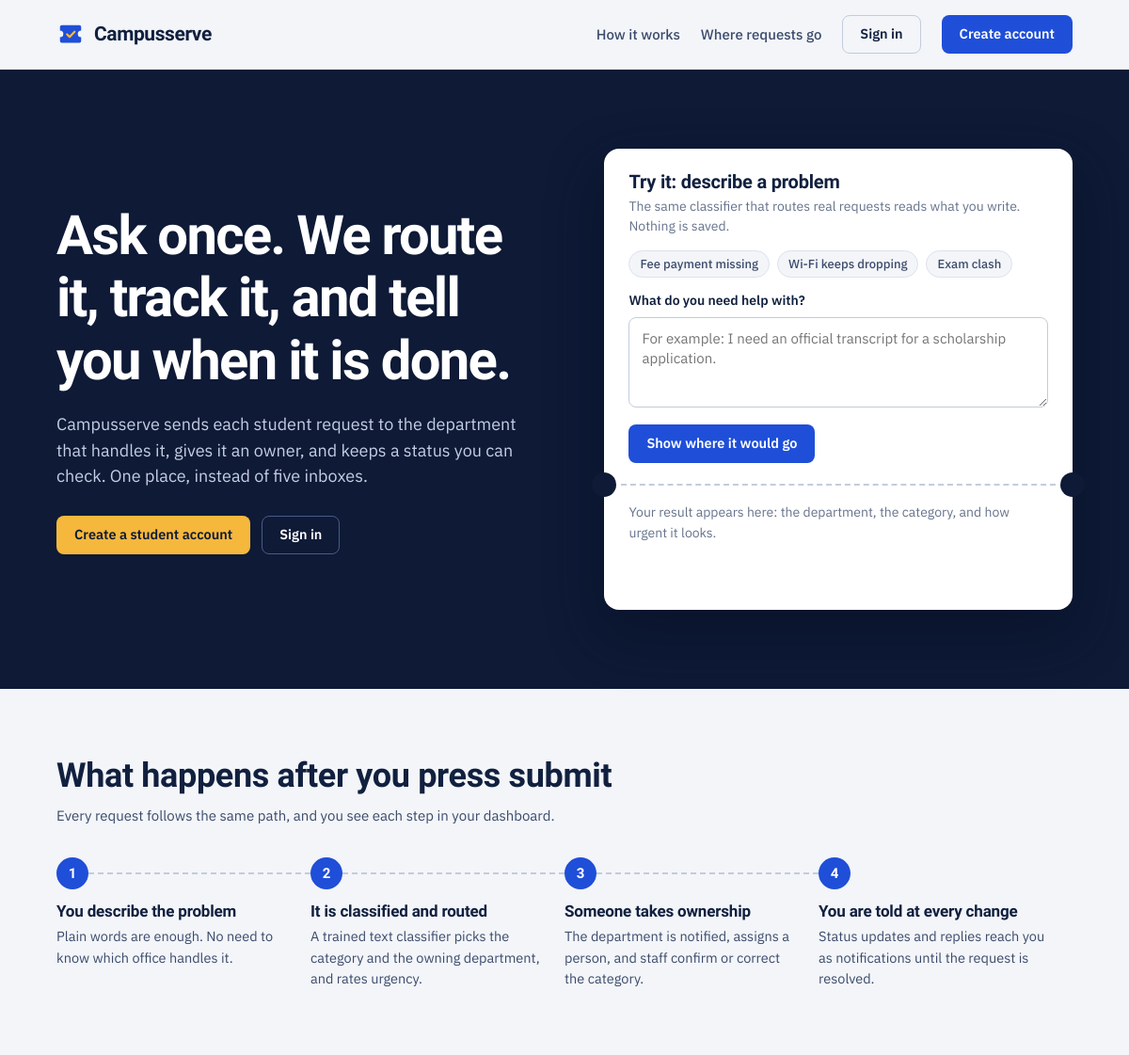
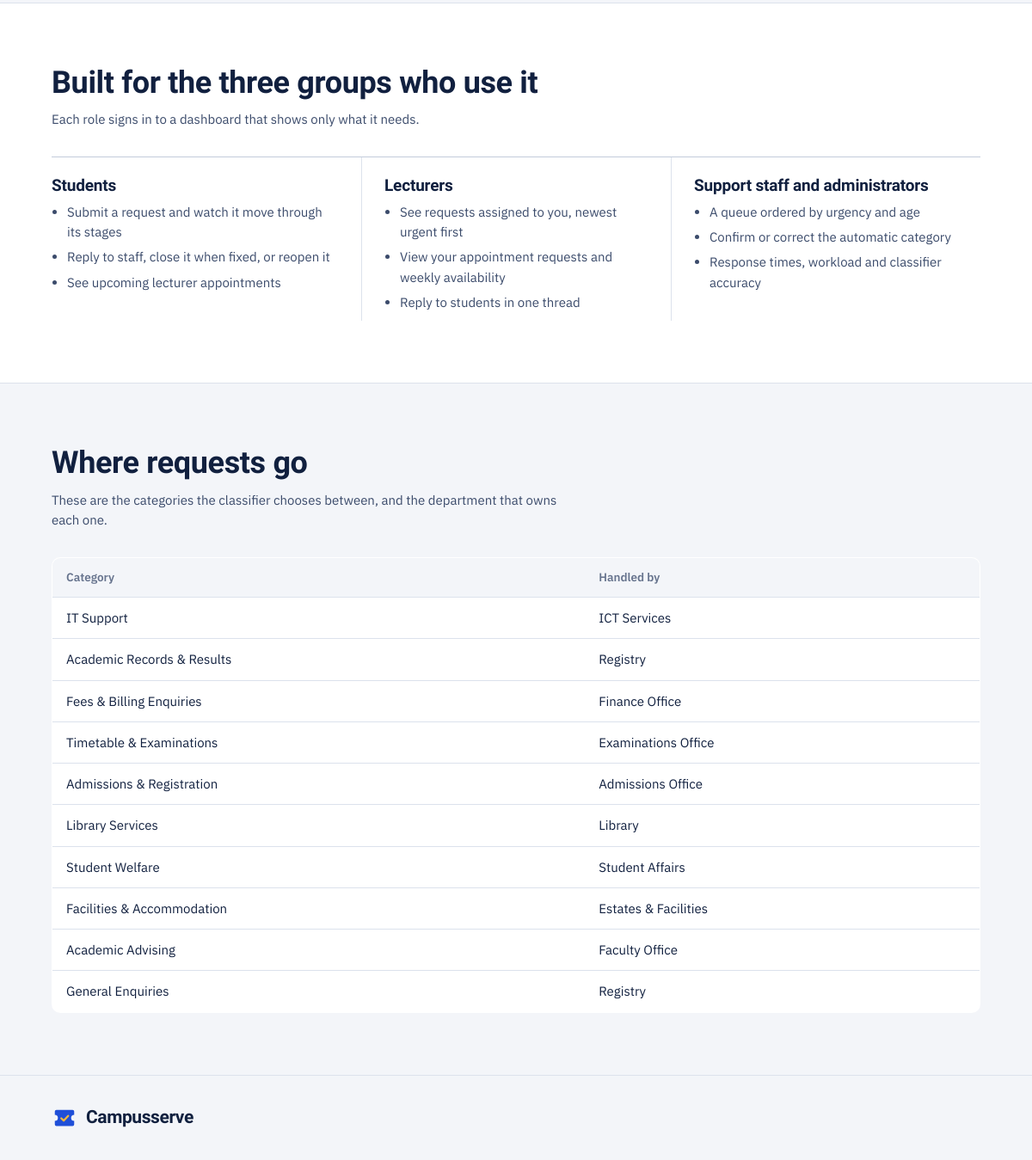
The page / on the database its author committed (2 pictures, top to bottom).
### tables this page shows
CREATE TABLE categories (
    id             INT UNSIGNED AUTO_INCREMENT PRIMARY KEY,
    name           VARCHAR(100) NOT NULL UNIQUE COMMENT 'must match the labels the ML model predicts',
    department_id  INT UNSIGNED NOT NULL COMMENT 'default routing target',
    description    VARCHAR(255) NULL,
    CONSTRAINT fk_cat_dept FOREIGN KEY (department_id) REFERENCES departments(id)
);

CREATE TABLE departments (
    id          INT UNSIGNED AUTO_INCREMENT PRIMARY KEY,
    name        VARCHAR(100) NOT NULL UNIQUE,
    code        VARCHAR(10)  NOT NULL UNIQUE,
    email       VARCHAR(150) NULL
);

### core/View.php (called while the page is built, shortened)
<?php
class View
{
    public static function render(string $view, array $data = [], string $layout = 'layouts/main'): void
    {
        $file = BASE_PATH . "/app/views/$view.php";
        extract($data, EXTR_SKIP);
        require $file;
    }
}

### core/Controller.php (called while the page is built, shortened)
<?php
abstract class Controller
{
    protected function render(string $view, array $data = [], string $layout = 'layouts/main'): void
    {
        View::render($view, $data, $layout);
    }
}

### app/controllers/HomeController.php (called while the page is built)
<?php
class HomeController extends Controller
{
    public function indexAction(): void
    {
        $this->render('home/landing', [
            'title' => 'Campusserve: student support that keeps track',
            'routing' => Ticket::categories(),
            'user' => Auth::user(),
        ], 'layouts/public');
    }
}

### core/App.php (called while the page is built, shortened)
<?php
class App
{
    private static array $config = [];
    public static function boot(): void
    {
        self::$config = require BASE_PATH . '/config/config.php';
        date_default_timezone_set(self::$config['timezone']);
        require_once BASE_PATH . '/core/helpers.php';
    }
    public static function config(?string $key = null)
    {
        return $key === null ? self::$config : (self::$config[$key] ?? null);
    }
    public static function dispatch(): void
    {
        $route = $_GET['r'] ?? 'home/index';
        if (!is_string($route) || !preg_match('#^([a-z]+)/([a-z]+)$#', $route, $m)) { self::notFound(); }
        $action = $m[2] . 'Action';
        try {
            (new $class())->$action();
        } catch (PDOException $e) {
            error_log('Campusserve DB error: ' . $e->getMessage());
            http_response_code(500);
            View::render('errors/500', ['title' => 'Database unavailable'], 'layouts/plain');
        }
    }
}

### index.php (called while the page is built, shortened)
<?php
require BASE_PATH . '/core/App.php';
App::dispatch();

### core/helpers.php (called while the page is built, shortened)
<?php
function e($v): string { return htmlspecialchars((string) $v, ENT_QUOTES | ENT_SUBSTITUTE, 'UTF-8'); }
function base_path_url(): string
{
    $dir = rtrim(str_replace('\\', '/', dirname($_SERVER['SCRIPT_NAME'] ?? '')), '/');
    return $dir;
}
function url(string $route = 'home/index', array $params = []): string
{
    $q = ['r' => $route] + $params;
    return base_path_url() . '/index.php?' . http_build_query($q);
}

### core/Database.php (called while the page is built, shortened)
<?php
class Database
{
    private static ?PDO $pdo = null;
    public static function pdo(): PDO
    {
        if (self::$pdo === null) {
            $c = App::config('db');
            $dsn = "mysql:host={$c['host']};port={$c['port']};dbname={$c['name']};charset={$c['charset']}";
            self::$pdo = new PDO($dsn, $c['user'], $c['pass'], [
                PDO::ATTR_ERRMODE            => PDO::ERRMODE_EXCEPTION,
                PDO::ATTR_DEFAULT_FETCH_MODE => PDO::FETCH_ASSOC,
                PDO::ATTR_EMULATE_PREPARES   => false,
            ]);
            self::$pdo->exec("SET time_zone = '" . date('P') . "'");
        }
        return self::$pdo;
    }
    public static function run(string $sql, array $params = []): PDOStatement
    {
        $st = self::pdo()->prepare($sql);
        $st->execute($params);
        return $st;
    }
    public static function all(string $sql, array $params = []): array   { return self::run($sql, $params)->fetchAll(); }
}

### app/models/Ticket.php (called while the page is built, shortened)
<?php
class Ticket
{
    public static function categories(): array
    {
        return Database::all('SELECT c.id, c.name, c.department_id, d.name AS department_name FROM categories c JOIN departments d ON d.id = c.department_id ORDER BY c.id');
    }
}

### app/views/home/landing.php (the view)
<section class="hero">
    <div class="hero-inner">
        <div class="hero-copy">
            <h1>Ask once. We route it, track it, and tell you when it is done.</h1>
            <p class="lede">Campusserve sends each student request to the department that handles it, gives it an owner, and keeps a status you can check. One place, instead of five inboxes.</p>
            <div class="hero-cta">
                <?php if (!empty($user)): ?>
                    <a class="btn btn-stub" href="<?= e(url('dashboard/index')) ?>">Open your dashboard</a>
                <?php else: ?>
                    <a class="btn btn-stub" href="<?= e(url('auth/register')) ?>">Create a student account</a>
                    <a class="btn btn-ghost" href="<?= e(url('auth/login')) ?>">Sign in</a>
                <?php endif; ?>
            </div>
        </div>
        <div class="ticket" aria-labelledby="demo-title">
            <div class="ticket-body">
                <h2 id="demo-title">Try it: describe a problem</h2>
                <p class="sub">The same classifier that routes real requests reads what you write. Nothing is saved.</p>
                <div class="chips">
                    <button type="button" class="chip-btn" data-example="My fee payment from M-Pesa is not showing on my statement and I am blocked from registering">Fee payment missing</button>
                    <button type="button" class="chip-btn" data-example="The wifi keeps dropping in the library and I cannot open the eLearning site">Wi-Fi keeps dropping</button>
                    <button type="button" class="chip-btn" data-example="Urgent: my exam clashes with another paper tomorrow morning">Exam clash</button>
                </div>
                <label class="label" for="demo-text">What do you need help with?</label>
                <textarea id="demo-text" data-endpoint="<?= e(url('api/classify')) ?>" maxlength="1500" placeholder="For example: I need an official transcript for a scholarship application."></textarea>
                <p style="margin:12px 0 0"><button type="button" id="demo-go" class="btn btn-primary">Show where it would go</button></p>
            </div>
            <div class="ticket-cut" aria-hidden="true"></div>
            <div class="ticket-result" id="demo-result" aria-live="polite">
                <p class="idle">Your result appears here: the department, the category, and how urgent it looks.</p>
            </div>
        </div>
    </div>
</section>
<section class="band" id="how">
    <div class="band-in">
        <h2>What happens after you press submit</h2>
        <p class="intro">Every request follows the same path, and you see each step in your dashboard.</p>
        <ol class="steps">
            <li><h3>You describe the problem</h3><p>Plain words are enough. No need to know which office handles it.</p></li>
            <li><h3>It is classified and routed</h3><p>A trained text classifier picks the category and the owning department, and rates urgency.</p></li>
            <li><h3>Someone takes ownership</h3><p>The department is notified, assigns a person, and staff confirm or correct the category.</p></li>
            <li><h3>You are told at every change</h3><p>Status updates and replies reach you as notifications until the request is resolved.</p></li>
        </ol>
    </div>
</section>
<section class="band band-white">
    <div class="band-in">
        <h2>Built for the three groups who use it</h2>
        <p class="intro">Each role signs in to a dashboard that shows only what it needs.</p>
        <div class="aud">
            <div>
                <h3>Students</h3>
                <ul>
                    <li>Submit a request and watch it move through its stages</li>
                    <li>Reply to staff, close it when fixed, or reopen it</li>
                    <li>See upcoming lecturer appointments</li>
                </ul>
            </div>
            <div>
                <h3>Lecturers</h3>
                <ul>
                    <li>See requests assigned to you, newest urgent first</li>
                    <li>View your appointment requests and weekly availability</li>
                    <li>Reply to students in one thread</li>
                </ul>
            </div>
            <div>
                <h3>Support staff and administrators</h3>
                <ul>
                    <li>A queue ordered by urgency and age</li>
                    <li>Confirm or correct the automatic category</li>
                    <li>Response times, workload and classifier accuracy</li>
                </ul>
            </div>
        </div>
    </div>
</section>
<section class="band" id="routing">
    <div class="band-in">
        <h2>Where requests go</h2>
        <p class="intro">These are the categories the classifier chooses between, and the department that owns each one.</p>
        <div class="tbl-wrap">
        <table class="route-table">
            <thead><tr><th scope="col">Category</th><th scope="col">Handled by</th></tr></thead>
            <tbody>
            <?php foreach ($routing as $r): ?>
                <tr><td><?= e($r['name']) ?></td><td><?= e($r['department_name']) ?></td></tr>
            <?php endforeach; ?>
            </tbody>
        </table>
        </div>
    </div>
</section>

### rows shown on the page
categories: name "IT Support", department.name "ICT Services"
categories: name "Academic Records & Results", department.name "Registry"
categories: name "Fees & Billing Enquiries", department.name "Finance Office"
categories: name "Timetable & Examinations", department.name "Examinations Office"
categories: name "Admissions & Registration", department.name "Admissions Office"
categories: name "Library Services", department.name "Library"
categories: name "Student Welfare", department.name "Student Affairs"
categories: name "Facilities & Accommodation", department.name "Estates & Facilities"
categories: name "Academic Advising", department.name "Faculty Office"
categories: name "General Enquiries", department.name "Registry"
